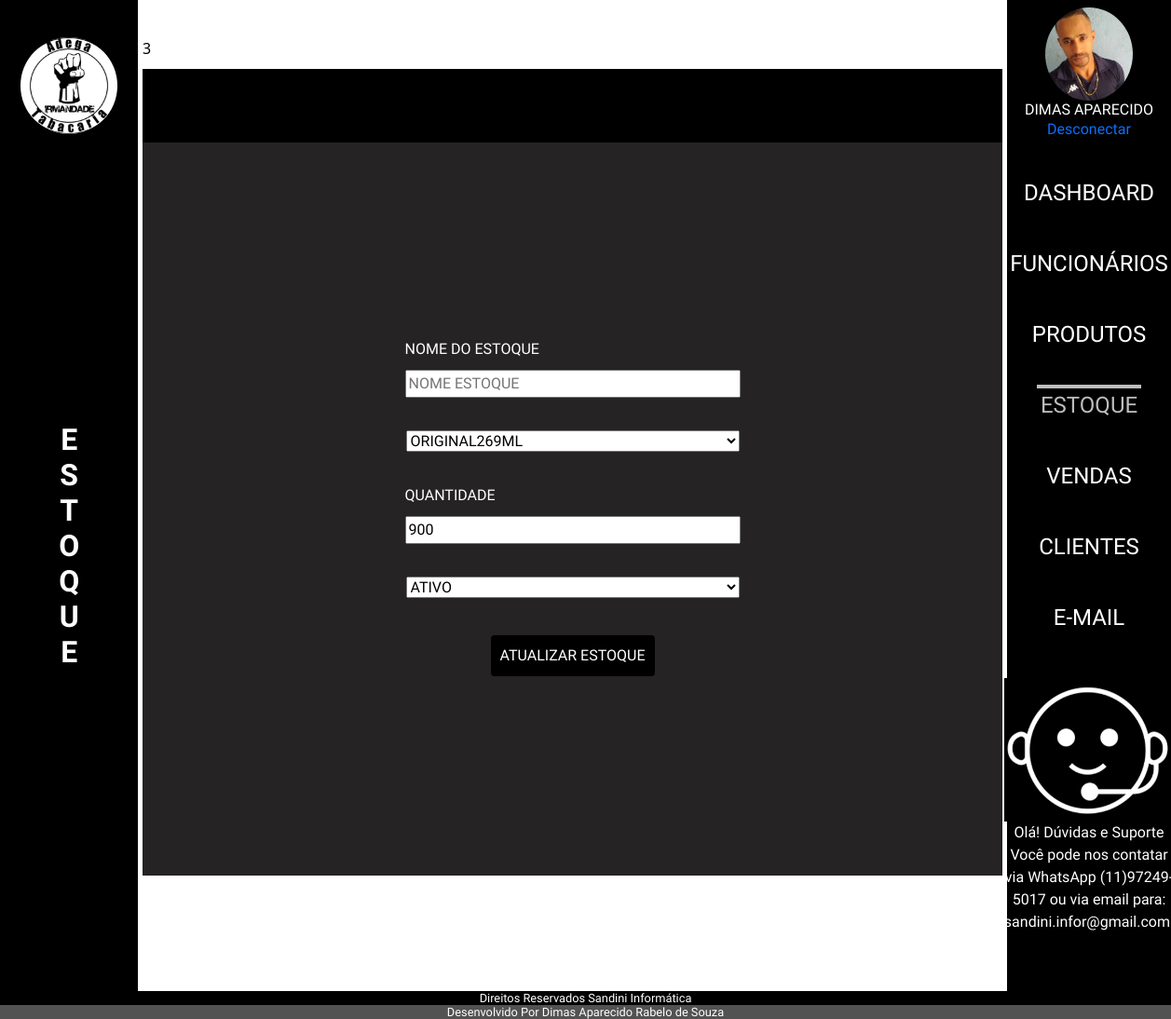
Screenshot of /admin/index.php?p=estoque&e=atualizar&id=3 (signed in) with the database file from the repository.
### tables this page shows
CREATE TABLE `tblestoque` (
  `idEstoque` int(11) NOT NULL,
  `nomeEstoque` varchar(100) DEFAULT NULL,
  `quantidadeEstoque` int(11) DEFAULT NULL,
  `dataCadastroEstoque` date DEFAULT curdate(),
  `dataAtualiEstoque` date DEFAULT curdate(),
  `statusEstoque` varchar(10) DEFAULT NULL,
  `horaEstoque` time DEFAULT curtime(),
  `idProduto` int(11) DEFAULT NULL
);

CREATE TABLE `tblusuarios` (
  `idUsuario` int(11) NOT NULL,
  `nomeUsuario` varchar(50) NOT NULL,
  `emailUsuario` varchar(80) NOT NULL,
  `senhaUsuario` varchar(20) NOT NULL,
  `statusUsuario` varchar(10) NOT NULL,
  `fotoUsuario` varchar(100) NOT NULL
);

### admin/authenticacao.php (called while the page is built, shortened)
<?php
if (isset($_SESSION['idUsuario'])) {
    $tipoUsuario = 'cliente';
} elseif (isset($_SESSION['idFuncionario'])) {
    $id = $_SESSION['idFuncionario'];
    $tipoUsuario = 'funcionario';
} else {
    header("location: http://localhost/AdegaIrmandadeLocal/admin/loginAdmin.php");
    exit;
}
$pagina = @$_GET['p'];
require_once('class/cliente.php');
require_once('class/funcionario.php');
if ($tipoUsuario === 'cliente') {
    $usuarios = new ClienteClass($id);
} elseif ($tipoUsuario === 'funcionario') {
    $funcionarios = new FuncionarioClass($id);
    $usuario = $funcionarios;
}

### admin/class/estoque.php (called while the page is built, shortened)
<?php
class EstoqueClass
{
    public $idEstoque;
    public function __construct($id = false)
    {
        if ($id) {
            $this->idEstoque = $id;
            $this->Carregar();
        }
    }
    public function Carregar()
    {
        $query = "SELECT * FROM tblestoque WHERE idEstoque = " . $this->idEstoque;
        $conn = Conexao::LigarConexao();
        $resultado = $conn->query($query);
        $lista = $resultado->fetchAll();
        foreach ($lista as $linha) {
            $this->nomeEstoque = $linha['nomeEstoque'];
            $this->quantidadeEstoque = $linha['quantidadeEstoque'];
            $this->statusEstoque = $linha['statusEstoque'];
            $this->idProduto = $linha['idProduto'];
        }
    }
}

### admin/class/produto.php (called while the page is built, shortened)
<?php
class ProdutoClass
{
    public function listarProdutosAtivos()
    {
        $sql = "SELECT * FROM tblprodutos WHERE statusProduto = 'ATIVO' ORDER BY idProduto ASC";
        $conn = Conexao::LigarConexao();
        $resultado = $conn->query($sql);
        $lista = $resultado->fetchAll();
        return $lista;
    }
}

### admin/class/cliente.php (called while the page is built, shortened)
<?php
class ClienteClass
{
    public $idUsuario;
public function __construct($id = false)
    {
        if ($id) {
            $this->idUsuario = $id;
            $this->Carregar();
        }
    }
    public function Carregar()
    {
        $query = "SELECT * FROM tblusuarios WHERE idUsuario = " . $this->idUsuario;
        $conn = Conexao::LigarConexao();
        $resultado = $conn->query($query);
        $lista = $resultado->fetchAll();
        foreach ($lista as $linha) {
            $this->nomeUsuario = $linha['nomeUsuario'];
            $this->fotoUsuario = $linha['fotoUsuario'];
        }
        }
 }

### admin/estoque/atualizar.php (the view, shortened to what this page needs)
<?php
$id = $_GET["id"];
echo $id;
require_once('class/estoque.php');
$estoque = new EstoqueClass($id);
?>
<h1>Atualizar Estoque</h1>
<form class="formEstoque" action="index.php?p=estoque&e=atualizar&id=<?php echo $estoque->idEstoque ?>" method="POST" enctype="multipart/form-data">
    <div>
        <label for="nomeEstoque"> Nome do Estoque</label>
        <input type="text" name="nomeEstoque" id="nomeEstoque" required placeholder="nome estoque" value="<?php echo $estoque->nomeEstoque; ?>">
    </div>
    <select class="seleEstoque" aria-label="Default select example" name="idProduto" id="idProduto" required>
        <?php
        require_once('class/produto.php');
        $produtoClass = new ProdutoClass();
        $produtosAtivos = $produtoClass->listarProdutosAtivos();
        $idProdutoEstoque = $estoque->idProduto;
        foreach ($produtosAtivos as $produto) {
            $selected = ($produto['idProduto'] == $idProdutoEstoque) ? 'selected' : '';
            echo "<option value='{$produto['idProduto']}' $selected>{$produto['nomeProduto']}</option>";
        }
        ?>
    </select>
    <div>
        <label for="quantidadeEstoque"> Quantidade</label>
        <input type="text" name="quantidadeEstoque" id="quantidadeEstoque" placeholder="quantidade" value="<?php echo $estoque->quantidadeEstoque; ?>">
    </div>
    <div>
        <select class="seleEstoque" aria-label="Default select example" name="statusEstoque">
            <?php
            $statusEstoqueAtual = $estoque->statusEstoque;
            $opcoesStatus = array(
                'ATIVO' => 'ATIVO',
                'DESATIVADO' => 'DESATIVADO'
            );
            foreach ($opcoesStatus as $valor => $texto) {
                $selected = ($valor == $statusEstoqueAtual) ? 'selected' : '';
                echo "<option value='$valor' $selected>$texto</option>";
            }
            ?>
        </select>
    </div>
    <div>
        <button type="submit">Atualizar Estoque</button>
    </div>
</form>

### admin/index.php (shortened to what this page needs)
<?php
require_once('authenticacao.php');
?>
<!DOCTYPE html>
<html lang="pt-BR">
<head>
    <link rel="stylesheet" href="../src/css/reset.css">
    <link rel="stylesheet" href="https://cdnjs.cloudflare.com/ajax/libs/animate.css/4.1.1/animate.min.css">
    <link rel="stylesheet" href="https://cdn.jsdelivr.net/npm/bootstrap@5.3.2/dist/css/bootstrap.min.css">
    <link rel="stylesheet" href="./css/estilo.css">
</head>
<body>
    <main>
        <section class="topoEsquerda">
            <h1>
                <img src="img/logoadega.png" alt=" imagem da logo">
            </h1>
            <?php
            if ($pagina == '') {
                $texto = '';
            } else {
                $texto = '' . $pagina;
            }
            echo '<h2 class="vertical-text">';
            for ($i = 0; $i < strlen($texto); $i++) {
                echo '<span>' . $texto[$i] . '</span>';
            }
            echo '</h2>';
            ?>
        </section>
        <div class="box">
            <?php
            switch ($pagina) {
                case 'estoque':
                    require_once('estoque/estoque.php');
                    break;
            }
            ?>
        </div>
        <div class="menu">
            <?php
            $pagina = @$_GET['p'];
            ?>
            <div class="divlogin">
                <?php
                $foto = isset($usuarios->fotoUsuario) ? $usuarios->fotoUsuario : (isset($funcionarios->fotoFuncionario) ? $funcionarios->fotoFuncionario : null);
                $nome = isset($usuarios->nomeUsuario) ? $usuarios->nomeUsuario : (isset($funcionarios->nomeFuncionario) ? $funcionarios->nomeFuncionario : null);
                if (!empty($foto)) {
                    echo '<img src="../admin/img/' . $foto . '" alt="User">';
                } else {
                    echo '<img src="../admin/img/btnuser.png" alt="Imagem Padrão">';
                }
                echo '<h2>' . $nome . '</h2>';
                ?>
                <a href="desconectar.php">Desconectar</a>
            </div>
            <nav>
                <ul>
                    <li><a href="index.php?p=dashboard" class="<?= ($pagina == 'dashboard' || $pagina == '') ? 'menuAtivo' : ''; ?>"> Dashboard </a></li>
                    <li><a href="index.php?p=funcionarios" class="<?= ($pagina == 'funcionarios') ? 'menuAtivo' : ''; ?>"> Funcionários </a></li>
                    <li><a href="index.php?p=produtos" class="<?= ($pagina == 'produtos') ? 'menuAtivo' : ''; ?>"> Produtos </a></li>
                    <li><a href="index.php?p=estoque" class="<?= ($pagina == 'estoque') ? 'menuAtivo' : ''; ?>"> Estoque </a></li>
                    <li><a href="index.php?p=vendas" class="<?= ($pagina == 'vendas') ? 'menuAtivo' : ''; ?>"> Vendas </a></li>
                    <li><a href="index.php?p=clientes" class="<?= ($pagina == 'clientes') ? 'menuAtivo' : ''; ?>"> Clientes </a></li>
                    <li><a href="index.php?p=contato" class="<?= ($pagina == 'contato') ? 'menuAtivo' : ''; ?>"> E-mail </a></li>
                    <li class="geralAjuda"><img class="iconeAjuda" src="../admin/img/ajudaSuporte.png" alt=""></a>
                        <p class="msnSuporte">Olá! Dúvidas e Suporte
                            Você pode nos contatar
                            via WhatsApp (11)97249-5017
                            ou via email para:
                            sandini.infor@gmail.com.</p>
                    </li>
                </ul>
            </nav>
        </div>
    </main>
    <footer class="rodape">
        <h2>Direitos Reservados Sandini Informática</h2>
        <h2 class="h2d">Desenvolvido Por Dimas Aparecido Rabelo de Souza</h2>
    </footer>
</body>
</html>

### admin/css/estilo.css (style rules this page uses)
* a, h1, h2, h3, h4 { font-family: 'Secular One'; font-size: 16px; text-align: center; margin: 0; padding: 0; box-sizing: border-box; text-decoration: none; }
textarea, select, input { text-transform: uppercase; }
body { display: flex; flex-direction: column; min-height: 100vh; color: #ffffff; }
.vertical-text { writing-mode: vertical-lr; text-orientation: upright; white-space: nowrap; display: inline-block; font-family: 'Secular One'; font-size: 2.0em; font-weight: bold; text-transform: uppercase; }
h1 { width: 80%; margin-top: 10px }
h1 img { width: 70%; border-radius: 50%; }
.divlogin { width: 100%; display: flex; align-items: center; flex-direction: column; justify-content: space-between; padding: 8px; }
.divlogin img { border-radius: 50%; max-width: 180px; max-height: 100px; }
.topoEsquerda { background: #000000; display: flex; flex-direction: column; width: 200px; justify-content: space-between; align-items: center; padding-bottom: 345px; }
main { width: 100%; flex: 1; display: flex; }
.menu { display: flex; background: #000000; color: #ffffff; text-align: center; margin: 0 auto; width: 14%; align-items: center; flex-direction: column; }
ul { padding: 10px 20px; }
ul li { padding: 20px 20px; }
nav ul li a { color: #ffffff; text-decoration: none; font-size: 1.5em; text-transform: uppercase; }
.menuAtivo { color: #bdbdbd !important; border-top: solid 4px #bdbdbd; padding: 4px; }
.box { width: 100%; min-height: 400px; overflow: auto; box-sizing: border-box; padding: 40px 5px; color: #000000; }
.rodape { width: 100%; }
.rodape h2 { background: #000000; margin-bottom: 0; font-size: 0.8em; }
.rodape .h2d { background: #525252; }
h1 { text-align: center; background: #000000; width: 100%; padding: 30px 0px; text-transform: uppercase; }
form { display: flex; flex-direction: column; align-items: center; background: #252323; width: 100%; font-family: 'Secular One'; text-transform: uppercase; }
label { display: flex; flex-direction: column; margin: 5px 5px; color: #ffffff; }
input { margin: 5px 5px; width: 360px; text-transform: uppercase; }
select { margin: 30px; }
button { margin: 10px 0; padding: 10px; background-color: #000000; color: #fff; border: none; border-radius: 4px; text-transform: uppercase; }
.formEstoque { display: flex; justify-content: center; height: 80%; }
.seleEstoque { width: 358px; }
.iconeAjuda { width: 100%; }
.msnSuporte { font-family: 'Secular One'; }
.geralAjuda { display: flex; flex-direction: column; margin-top: 7px; }

### rows the page displays
tblestoque: quantidadeEstoque "900"
tblusuarios: fotoUsuario (picture), nomeUsuario "DIMAS APARECIDO"

### other values shown
$texto[$i] "E"
$texto[$i] "S"
$texto[$i] "T"
$texto[$i] "O"
$texto[$i] "Q"
$texto[$i] "U"
$id "3"
form field idProduto "ORIGINAL269ML"
form field statusEstoque "ATIVO"
